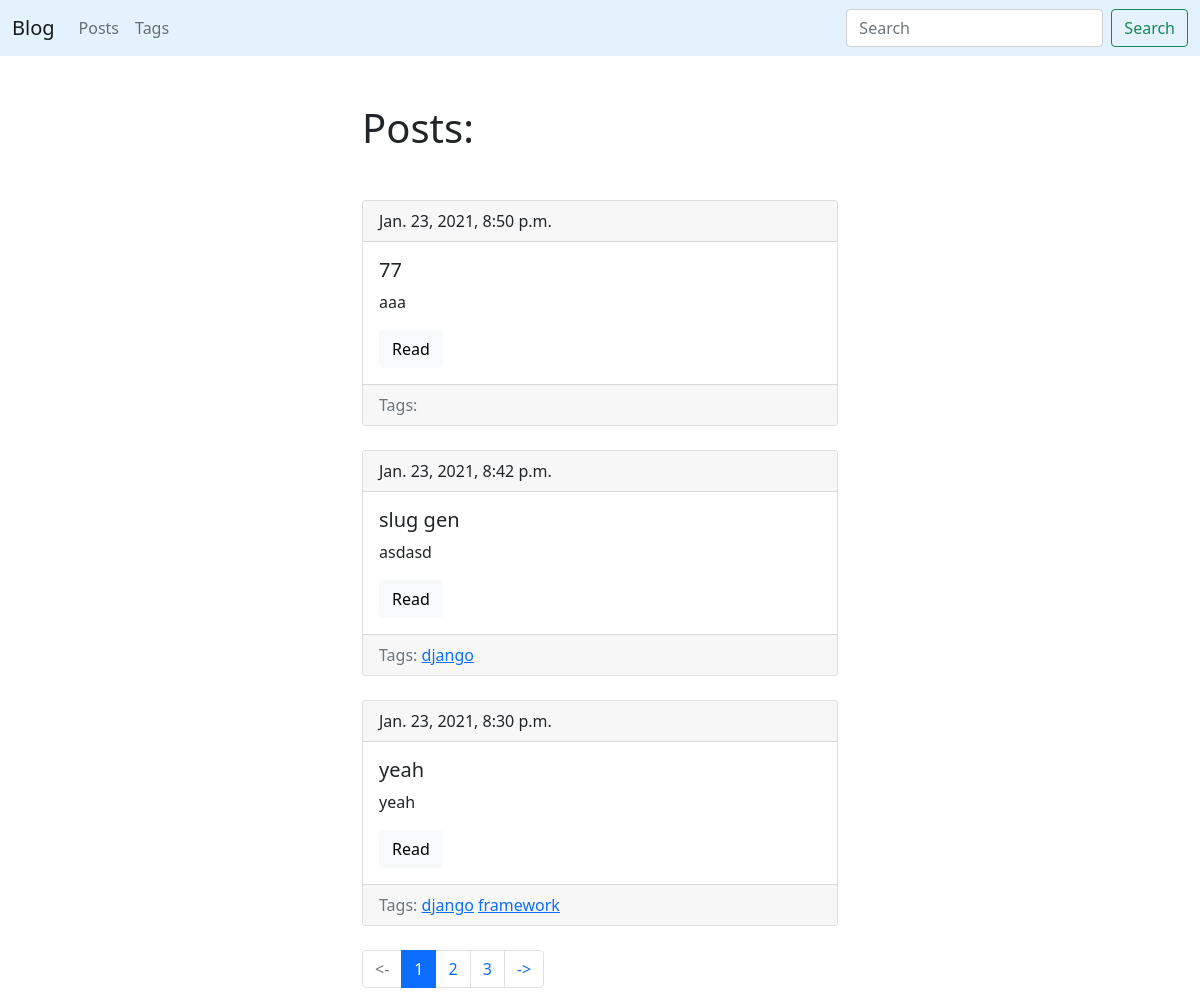
The page /blog/ on the database as committed earlier.
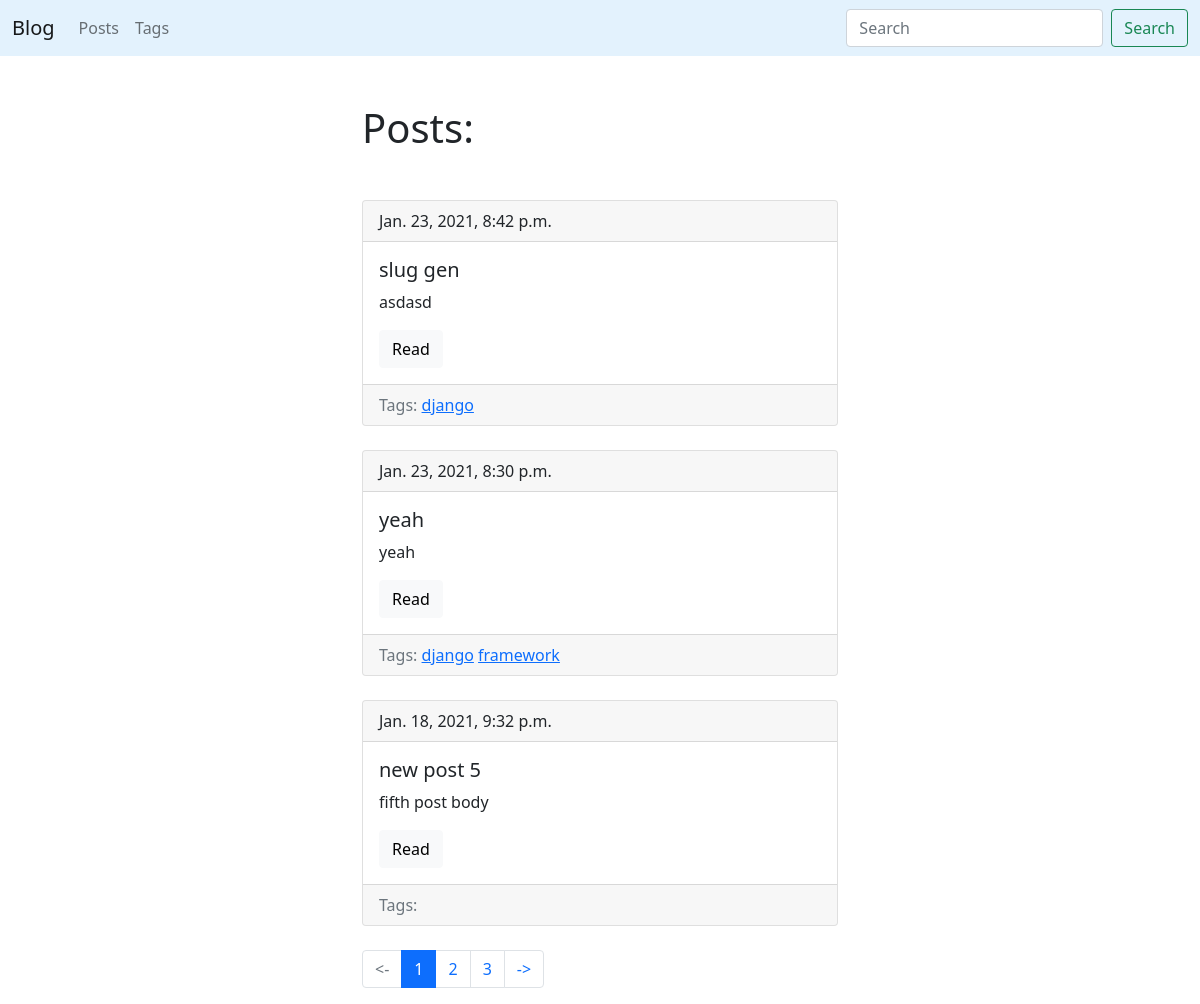
The same page on the database as committed later.
### blog/models.py (models this page shows, shortened)
class Post(models.Model):
	title = models.CharField(max_length=150, db_index=True)
	slug = models.SlugField(max_length=150, blank=True, unique=True)
	body = models.TextField(blank=True, db_index=True)
	tags = models.ManyToManyField('Tag', blank=True, related_name='posts')
	date_pub = models.DateTimeField(auto_now_add=True)
	def get_absolute_url(self):
		return reverse('post_detail_url', kwargs={'slug': self.slug})
	class Meta:
		ordering = ['-date_pub']

class Tag(models.Model):
	title = models.CharField(max_length=50)
	slug = models.SlugField(max_length=50, unique=True)
	def get_absolute_url(self):
		return reverse('tag_detail_url', kwargs={'slug': self.slug})
	def __str__(self):
		return self.title
	class Meta:
		ordering = ['title']

### blog/views.py (the view)
# urls.py: path('', posts_list, name='posts_list_url'),
def posts_list(request):
	search_query = request.GET.get('search', '')
	if search_query:
		posts = Post.objects.filter(Q(title__icontains=search_query) | Q(body__icontains=search_query))
	else:
		posts = Post.objects.all()
	paginator = Paginator(posts, 3)
	page_number = request.GET.get('page', 1)
	page = paginator.get_page(page_number)
	return render(request, 'blog/index.html', context={'page_object': page, 'search_query': search_query})

### blog/templates/blog/index.html (shortened to what this page needs)
{% extends 'blog/base_blog.html' %}
{% block content %}
	<h1 class="mb-5">Posts:</h1>
	{% for post in page_object.object_list %}
		{% include 'blog/includes/post_card_template.html' %}
	{% endfor %}
{% endblock %}

### blog/templates/blog/includes/post_card_template.html
<div class="card mb-4">
	<div class="card-header">
		{{ post.date_pub }}
	</div>
	<div class="card-body">
		<h5 class="card-title">{{ post.title }}</h5>
		<p class="card-text">{{ post.body|truncatewords:15 }}</p>
		<a href="{{ post.get_absolute_url }}" class="btn btn-light">Read</a>
	</div>
	<div class="card-footer text-muted">
    	Tags:
    	{% for tag in post.tags.all %}
    		<a href="{{ tag.get_absolute_url }}">{{ tag }}</a>
    	{% endfor %}
 	</div>
</div>

Rows that differ between the two databases and show on the page:
removed Post: date_pub "Jan. 23, 2021, 8:50 p.m.", title "77", body "aaa"
now on this page (row unchanged): Post: date_pub "Jan. 18, 2021, 9:32 p.m.", title "new post 5", body "fifth post body"
